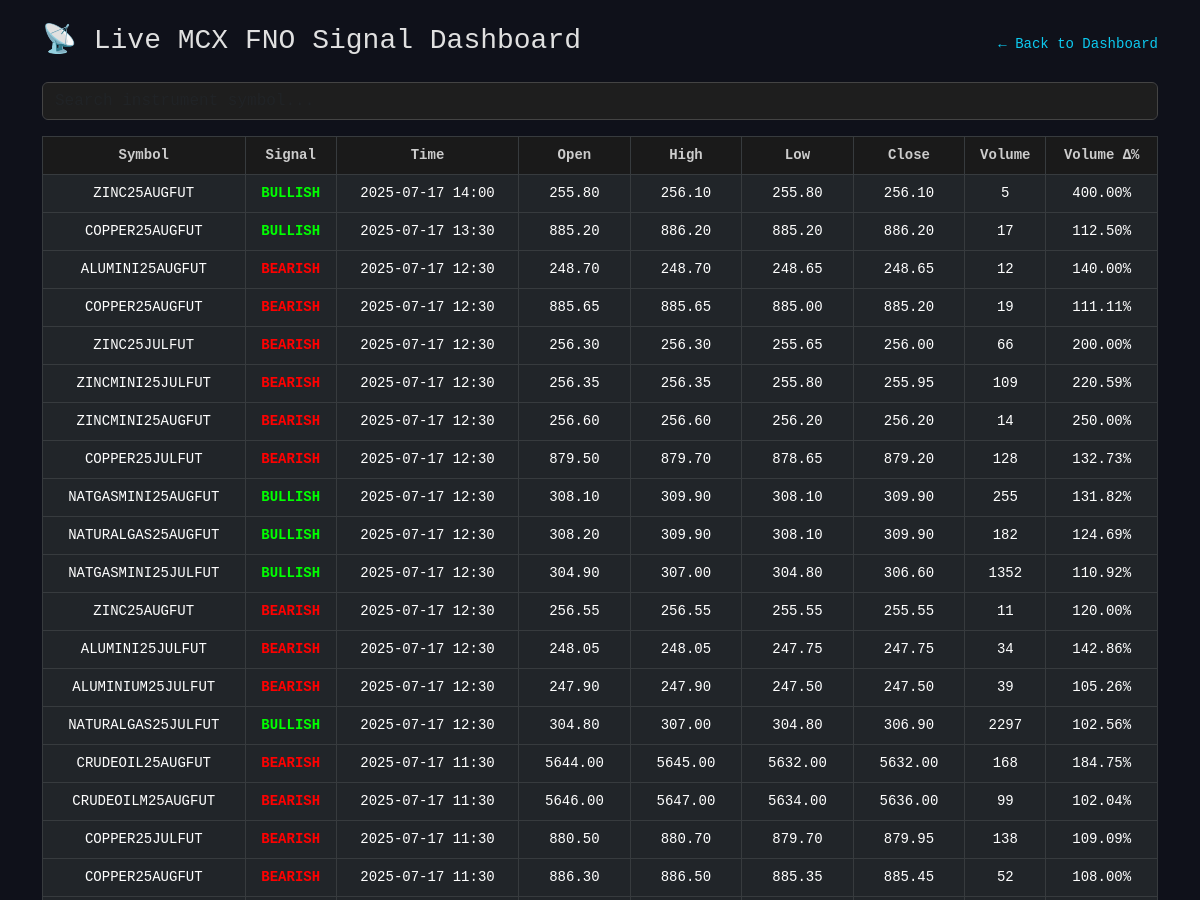
The page /signals (upper part) on the database as committed earlier.
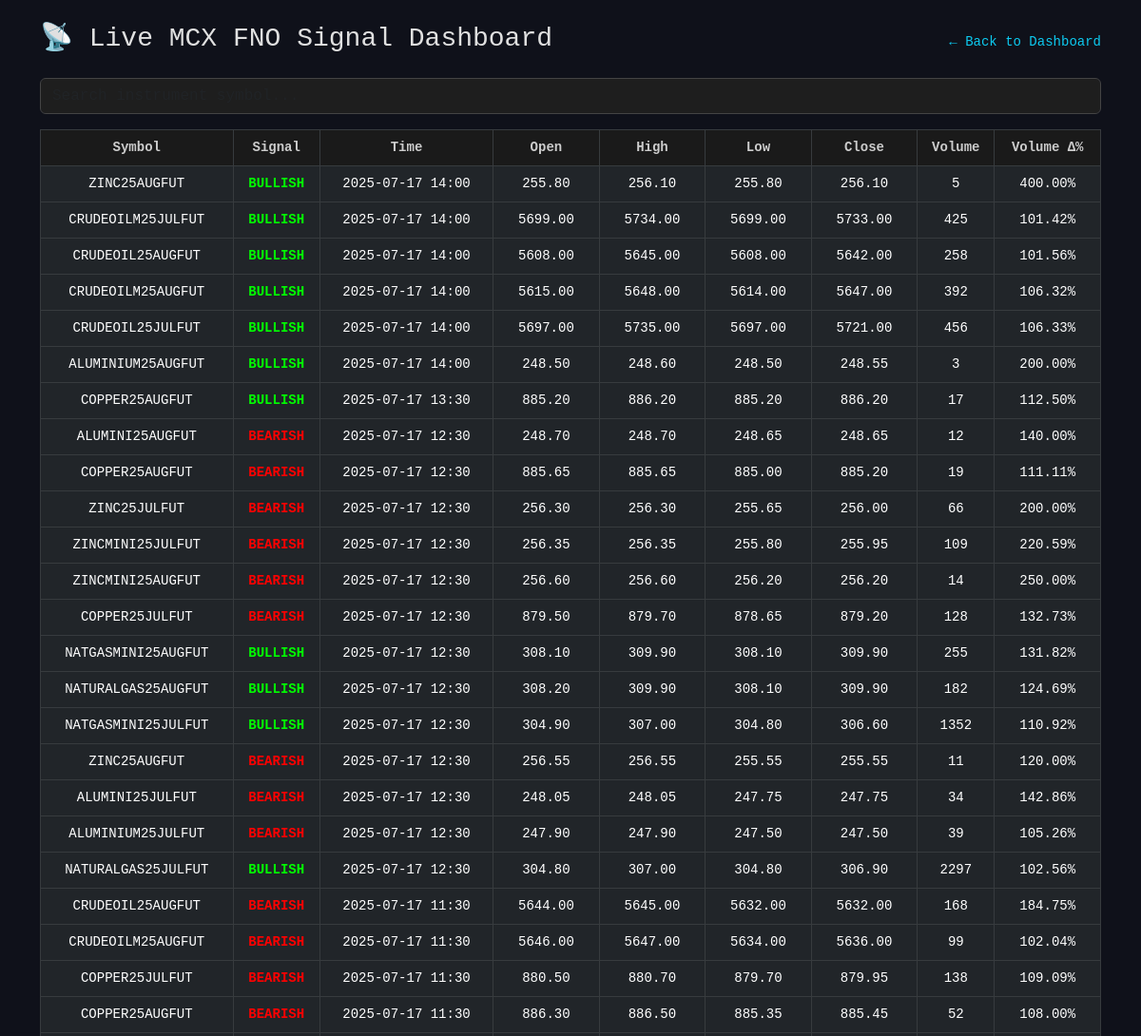
The same page on the database as committed later.
### tables this page shows
CREATE TABLE signals (
    id INTEGER PRIMARY KEY AUTOINCREMENT,
    symbol TEXT,
    signal_type TEXT,
    signal_time TEXT,
    open REAL,
    high REAL,
    low REAL,
    close REAL,
    volume REAL,
    volume_delta REAL
);

### app_vpa.py (the view)
@app.route("/signals")
def view_signals():
    conn = sqlite3.connect('signals.db')
    conn.row_factory = sqlite3.Row
    cursor = conn.cursor()
    today = datetime.now().strftime("%Y-%m-%d")
    cursor.execute("""
        SELECT * FROM signals
        WHERE DATE(signal_time) = ?
        ORDER BY signal_time DESC
    """, (today,))
    rows = cursor.fetchall()
    conn.close()
    return render_template("signals.html", signals=rows)

### app_vpa.py (called while the page is built)
@app.before_request
def extend_session():
    session.permanent = True

### templates/signals.html (shortened to what this page needs)
<!DOCTYPE html>
<html lang="en">
<head>
    <link href="https://cdn.jsdelivr.net/npm/bootstrap@5.3.0/dist/css/bootstrap.min.css" rel="stylesheet">
</head>
<body>
    <div class="container py-4">
        <div class="d-flex justify-content-between align-items-center mb-3">
            <h3>📡 Live MCX FNO Signal Dashboard</h3>
            <a href="/" class="back-link">← Back to Dashboard</a>
        </div>
        <input type="text" id="searchInput" class="form-control mb-3" placeholder="Search instrument symbol...">
        <table class="table table-dark table-bordered table-hover" id="signalsTable">
            <thead>
                <tr>
                    <th>Symbol</th>
                    <th>Signal</th>
                    <th>Time</th>
                    <th>Open</th>
                    <th>High</th>
                    <th>Low</th>
                    <th>Close</th>
                    <th>Volume</th>
                    <th>Volume Δ%</th>
                </tr>
            </thead>
            <tbody>
                {% if signals %}
                {% for row in signals %}
                <tr>
                    <td>{{ row.symbol }}</td>
                    <td>
                        <strong style="color: {{ 'lime' if row.signal_type == 'BULLISH' else 'red' }}">
                            {{ row.signal_type }}
                        </strong>
                    </td>
                    <td>{{ row.signal_time[:16] }}</td>
                    <td>{{ "%.2f"|format(row.open) }}</td>
                    <td>{{ "%.2f"|format(row.high) }}</td>
                    <td>{{ "%.2f"|format(row.low) }}</td>
                    <td>{{ "%.2f"|format(row.close) }}</td>
                    <td>{{ "%.0f"|format(row.volume) }}</td>
                    <td>{{ "%.2f"|format(row.volume_delta) }}%</td>
                </tr>
                {% endfor %}
                {% else %}
                <tr>
                    <td colspan="9" class="text-center">No signals available for today.</td>
                </tr>
                {% endif %}
            </tbody>
        </table>
    </div>
</body>
</html>

Rows that differ between the two databases and show on the page:
added signals: symbol "CRUDEOILM25JULFUT", signal_type "BULLISH", signal_time "2025-07-17 14:00", open "5699.00", high "5734.00", low "5699.00", close "5733.00", volume "425", volume_delta "101.42"
added signals: symbol "CRUDEOIL25AUGFUT", signal_type "BULLISH", signal_time "2025-07-17 14:00", open "5608.00", high "5645.00", low "5608.00", close "5642.00", volume "258", volume_delta "101.56"
added signals: symbol "CRUDEOILM25AUGFUT", signal_type "BULLISH", signal_time "2025-07-17 14:00", open "5615.00", high "5648.00", low "5614.00", close "5647.00", volume "392", volume_delta "106.32"
added signals: symbol "CRUDEOIL25JULFUT", signal_type "BULLISH", signal_time "2025-07-17 14:00", open "5697.00", high "5735.00", low "5697.00", close "5721.00", volume "456", volume_delta "106.33"
added signals: symbol "ALUMINIUM25AUGFUT", signal_type "BULLISH", signal_time "2025-07-17 14:00", open "248.50", high "248.60", low "248.50", close "248.55", volume "3", volume_delta "200.00"
